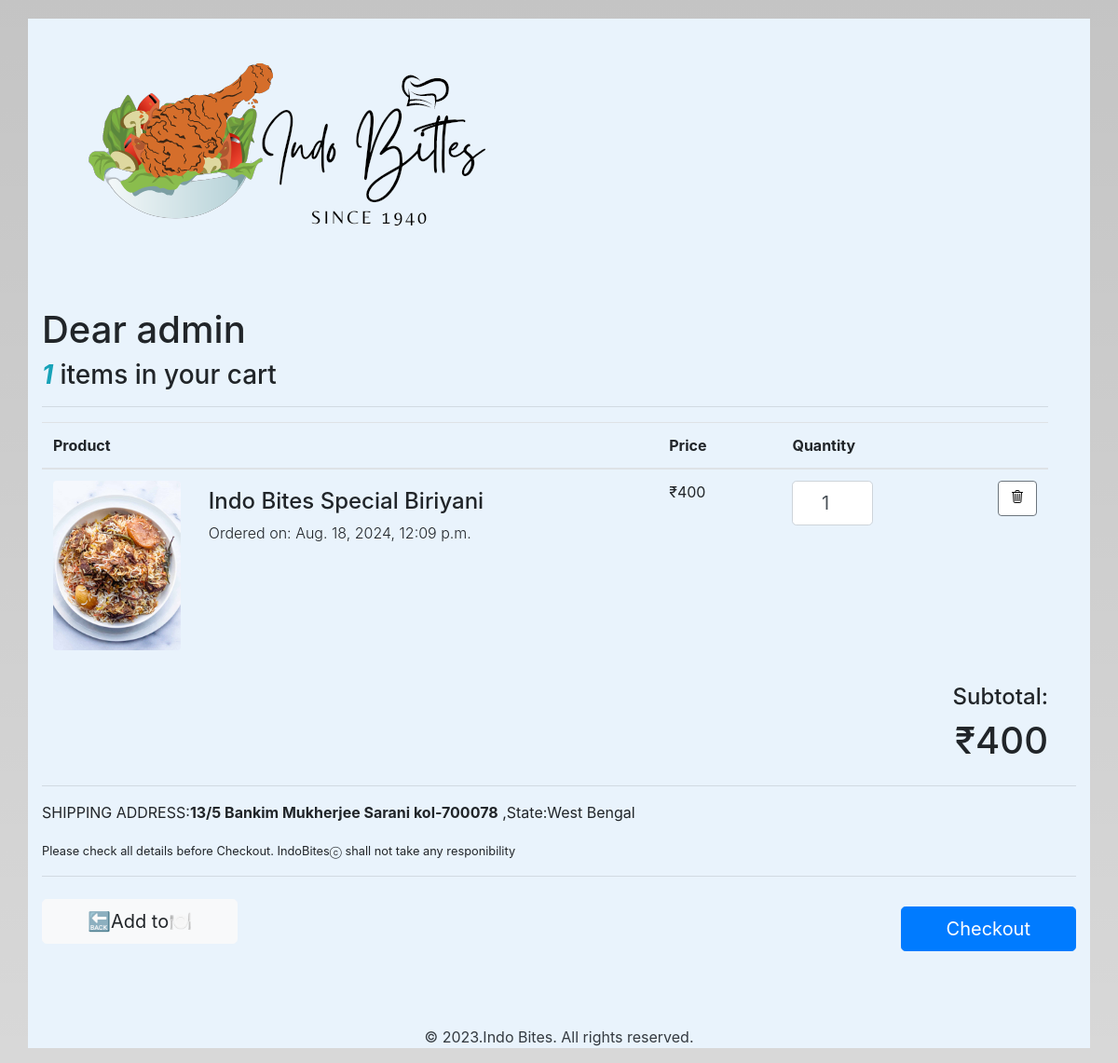
The app's page /cart (signed in) with its own data.
### bongapp/models.py (models this page shows, shortened)
class OrderModel(models.Model):
    status_choices = (
        (1, 'Not Packed'),
        (2, 'Ready'),
        (3, 'Delivered')
    )
    created_on=models.DateTimeField(auto_now_add=True)
    price=models.IntegerField(default=0)
    product = models.ForeignKey(Product,
                                on_delete=models.CASCADE,default=0)
    customer = models.ForeignKey(User,
                                 on_delete=models.CASCADE,default=0)
    quantity = models.IntegerField(default=1)
    phone = models.CharField(max_length=50, default='', blank=True)
    status = models.IntegerField(choices = status_choices, default=1)
    payment_status = models.BooleanField(default=False)
    stripe_checkout_sessionid=models.CharField(max_length=255, blank=True, null=True)
    date=models.DateField(default=datetime.today,blank=True)

class Product(models.Model):
    product_id=models.AutoField
    product_name=models.CharField(max_length=100)
    category=models.CharField(max_length=50,default="")
    subcategory=models.CharField(max_length=70,default="spe")
    price=models.IntegerField(default=0)
    oldprice=models.IntegerField(default=330)
    image=models.ImageField(upload_to="shop/",default="media/shop/Chicken-Biriyani_gzmwb3") # store image
    description=models.CharField(max_length=500)
    pub_date=models.DateField()
    stripe_price_id = models.CharField(max_length=255, blank=True, null=True)
    stripe_product_id=models.CharField(max_length=255,blank=True,null=True)

class Profile(models.Model):
    user = models.OneToOneField(User, on_delete=models.CASCADE)
    image = models.ImageField(upload_to='profile_pics/', default='media/profile_pics/ojfe8l5ulh2cyuy1wuiv')
    phone = models.BigIntegerField(default=0000)
    review = models.TextField(default='No review', max_length=525)
    address = models.CharField(max_length=300, default='No address')
    state = models.CharField(max_length=111, default='No state')

### bongapp/views.py (the view, shortened to what this page needs)
# urls.py: path("cart",views.cart,name='cart'),
@login_required(login_url='/login')
def cart(request):
      orders=OrderModel.objects.filter(customer=request.user,payment_status=False)
      count=orders.count() #count number of orders
      sum=0
      for ord in orders:
          sum+=ord.price
      return render(request, 'Cart.html', {'orders': orders, 'count': count, 'value': request.user.username, 'sum': sum})

### templates/Cart.html (shortened to what this page needs)
{% load static %}
<!DOCTYPE html>
<html lang="en">
<head>
    <link rel="stylesheet" href="https://cdn.jsdelivr.net/npm/bootstrap@4.0.0/dist/css/bootstrap.min.css">
    <link rel='stylesheet' href='https://cdnjs.cloudflare.com/ajax/libs/font-awesome/4.7.0/css/font-awesome.min.css'>
</head>
<body>
    <div style="width:95%; height:80%; background-color: rgb(233, 243, 252); margin:auto; ">
        <section class="pt-5 pb-5">
            <div class="container">
                <div class="row w-100">
                    <div class="col-lg-12 col-md-12 col-12">
                        <a href="/"><img class="mb-4 img-fluid" src="{% static 'logo.png' %}" alt=" bootstrap" height="107"></a>
                        <p class="mb-5 text-center">
                        <h1>Dear {{value}}</h1>
                        <h3> <i class="text-info font-weight-bold">{{count}}</i> items in your cart{{count|pluralize}}
                            </p>
                        <hr>
                        {% if orders %}
                        <table id="shoppingCart" class="table table-condensed table-responsive">
                            <thead>
                                <tr>
                                    <th style="width:60%">Product</th>
                                    <th style="width:12%">Price</th>
                                    <th style="width:10%">Quantity</th>
                                    <th style="width:16%"></th>
                                </tr>
                            </thead>
                            <tbody>
                                {% for order in orders %}
                                <tr>
                                    <td data-th="Product">
                                        <div class="row">
                                            <div class="col-md-3 text-left">
                                                <img src="{{order.product.image.url}}" alt="Product image" class="img-fluid d-none d-md-block rounded mb-2 shadow ">
                                            </div>
                                            <div class="col-md-9 text-left mt-sm-2">
                                                <h4>{{order.product.product_name}}</h4>
                                                <p class="font-weight-light">Ordered on: {{ order.created_on }}</p>
                                            </div>
                                        </div>
                                    </td>
                                    <td data-th="Price">₹{{order.price}}</td>
                                    <form action='cart' method="POST">
                                        <td data-th="Quantity">
                                            <input type="number" name="quantity" class="form-control form-control-lg text-center" value="{{order.quantity}}" onchange="this.form.submit();">
                                        </td>
                                    </form>
                                    <form action="cart" method="POST">
                                        <td class="actions" data-th="">
                                            <div class="text-right">
                                                <button class="btn btn-white border-secondary bg-white btn-md mb-2" type="submit">
                                                    <ion-icon name="trash-outline"></ion-icon>
                                                </button>
                                            </div>
                                        </td>
                                    </form>
                                </tr>
                                {% empty %}
                                <h3>Your cart is empty</h3>
                                {% endfor %}
                            </tbody>
                        </table>
                        <div class="float-right text-right">
                            <h4>Subtotal:</h4>
                            <h1>₹{{sum}}</h1>
                        </div>
                        {% endif %}
                    </div>
                </div>
                <hr>
                <p>SHIPPING ADDRESS:<strong>{{user.profile.address}}</strong>
                    ,State:{{user.profile.state}}</p>
                <small>Please check all details before Checkout. IndoBitesⓒ shall not take any responibility</small>
                <hr>
                <div class="row mt-4 d-flex align-items-center">
                    <div class="col-sm-6 order-md-2 text-right">
                        <a href="/create-checkout-session" class="btn btn-primary mb-4 btn-lg pl-5 pr-5">Checkout</a>
                    </div>
                    <div class="col-sm-6 mb-3 mb-m-1 order-md-1 text-md-left">
                        <a href="menu" class="btn btn-light mb-4 btn-lg pl-5 pr-5">
                            🔙Add to🍽️</a>
                    </div>
                </div>
            </div>
        </section>
        <div class="copy-right text-center">
            <p class="text-dark">© 2023.Indo Bites. All rights reserved.</p>
        </div>
    </div>
</body>
</html>

### templates/Cart.html (style rules this page uses)
:root { --primary-color: #A82C48; --secondry-color: #43121d; --third-color: #f98169; --white-color: #fffffffa; --text-color: #0e0707; --text-gray: #999; --black-color: #000; --primary-font: 'Roboto', sans-serif; --secondry-font: 'Quicksand', sans-serif; }
body { margin-top: 20px; background-image: linear-gradient(rgba(0, 0, 0, 0.23), rgba(0, 0, 0, 0.153)), url("/static/bg/bg-4.jpg"); background-repeat: no-repeat; background-size: cover; height: 100%; background-attachment: fixed; }

### records on screen
OrderModel: product.image (picture), product.product_name "Indo Bites Special Biriyani", created_on "Aug. 18, 2024, 12:09 p.m.", price "400", quantity "1"

### other values on screen
{{ value }} "admin"
{{ count }} "1"
{{ sum }} "400"
{{ user.profile.address }} "13/5 Bankim Mukherjee Sarani kol-700078"
{{ user.profile.state }} "West Bengal"
